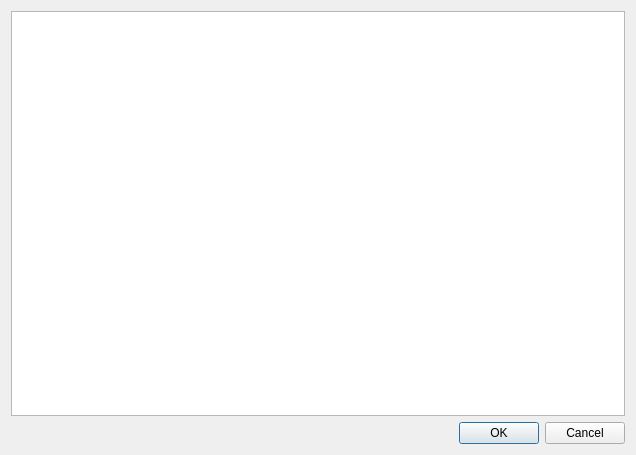
<?xml version="1.0" encoding="UTF-8"?>
<ui version="4.0">
 <class>eventFunctionInput</class>
 <widget class="QDialog" name="eventFunctionInput">
  <property name="geometry">
   <rect>
    <x>0</x>
    <y>0</y>
    <width>636</width>
    <height>455</height>
   </rect>
  </property>
  <property name="windowTitle">
   <string>eventFunctionInput</string>
  </property>
  <layout class="QVBoxLayout" name="verticalLayout">
   <item>
    <widget class="QTextEdit" name="textEdit">
     <property name="font">
      <font>
       <pointsize>11</pointsize>
      </font>
     </property>
    </widget>
   </item>
   <item>
    <widget class="QDialogButtonBox" name="buttonBox">
     <property name="standardButtons">
      <set>QDialogButtonBox::Cancel|QDialogButtonBox::Ok</set>
     </property>
    </widget>
   </item>
  </layout>
 </widget>
 <layoutdefault spacing="6" margin="11"/>
 <resources/>
 <connections>
  <connection>
   <sender>buttonBox</sender>
   <signal>accepted()</signal>
   <receiver>eventFunctionInput</receiver>
   <slot>okAndExit()</slot>
   <hints>
    <hint type="sourcelabel">
     <x>681</x>
     <y>426</y>
    </hint>
    <hint type="destinationlabel">
     <x>110</x>
     <y>313</y>
    </hint>
   </hints>
  </connection>
  <connection>
   <sender>buttonBox</sender>
   <signal>rejected()</signal>
   <receiver>eventFunctionInput</receiver>
   <slot>cancelAndExit()</slot>
   <hints>
    <hint type="sourcelabel">
     <x>681</x>
     <y>426</y>
    </hint>
    <hint type="destinationlabel">
     <x>168</x>
     <y>178</y>
    </hint>
   </hints>
  </connection>
 </connections>
 <slots>
  <slot>okAndExit()</slot>
  <slot>cancelAndExit()</slot>
 </slots>
</ui>
